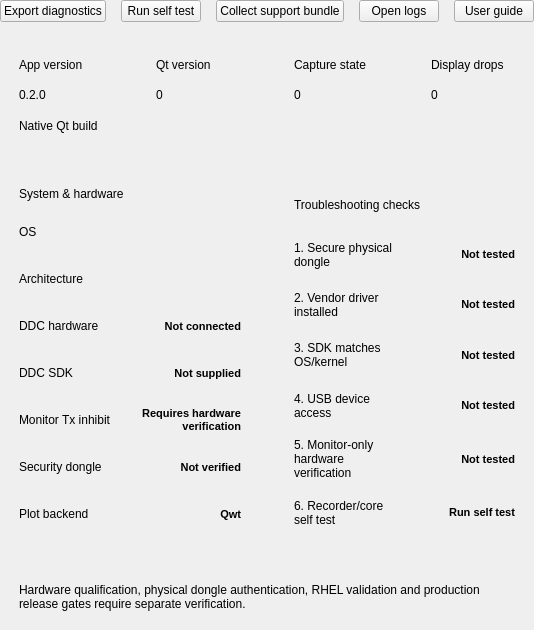
<?xml version="1.0" encoding="UTF-8"?>
<ui version="4.0">
 <class>DiagnosticsPage</class>
 <widget class="QWidget" name="DiagnosticsPage">
  <layout class="QVBoxLayout" name="bodyLayout">
   <property name="leftMargin">
    <number>0</number>
   </property>
   <property name="topMargin">
    <number>0</number>
   </property>
   <property name="rightMargin">
    <number>0</number>
   </property>
   <property name="bottomMargin">
    <number>0</number>
   </property>
   <property name="spacing">
    <number>15</number>
   </property>
   <item>
    <widget class="QWidget" name="actionBar">
     <layout class="QHBoxLayout" name="actionBarLayout">
      <property name="leftMargin">
       <number>0</number>
      </property>
      <property name="topMargin">
       <number>0</number>
      </property>
      <property name="rightMargin">
       <number>0</number>
      </property>
      <property name="bottomMargin">
       <number>0</number>
      </property>
      <property name="spacing">
       <number>15</number>
      </property>
      <item>
       <widget class="QPushButton" name="exportDiagnosticsButton">
        <property name="text">
         <string>Export diagnostics</string>
        </property>
       </widget>
      </item>
      <item>
       <widget class="QPushButton" name="selfTestButton">
        <property name="text">
         <string>Run self test</string>
        </property>
        <property name="primary" stdset="0">
         <bool>true</bool>
        </property>
       </widget>
      </item>
      <item><widget class="QPushButton" name="collectBundleButton"><property name="text"><string>Collect support bundle</string></property></widget></item>
      <item><widget class="QPushButton" name="openLogsButton"><property name="text"><string>Open logs</string></property></widget></item>
      <item><widget class="QPushButton" name="openGuideButton"><property name="text"><string>User guide</string></property></widget></item>
     </layout>
    </widget>
   </item>
   <item>
    <widget class="QWidget" name="diagnosticMetrics">
     <layout class="QHBoxLayout" name="diagnosticMetricsLayout">
      <property name="leftMargin">
       <number>0</number>
      </property>
      <property name="topMargin">
       <number>0</number>
      </property>
      <property name="rightMargin">
       <number>0</number>
      </property>
      <property name="bottomMargin">
       <number>0</number>
      </property>
      <property name="spacing">
       <number>15</number>
      </property>
      <item>
       <widget class="QFrame" name="versionCard">
        <property name="card" stdset="0">
         <bool>true</bool>
        </property>
        <layout class="QVBoxLayout" name="versionCardLayout">
         <property name="leftMargin">
          <number>19</number>
         </property>
         <property name="topMargin">
          <number>16</number>
         </property>
         <property name="rightMargin">
          <number>19</number>
         </property>
         <property name="bottomMargin">
          <number>16</number>
         </property>
         <property name="spacing">
          <number>7</number>
         </property>
         <item>
          <widget class="QLabel" name="versionCaption">
           <property name="text">
            <string>App version</string>
           </property>
           <property name="wordWrap">
            <bool>false</bool>
           </property>
           <property name="tone" stdset="0">
            <string>muted</string>
           </property>
          </widget>
         </item>
         <item>
          <widget class="QLabel" name="version">
           <property name="text">
            <string>0.2.0</string>
           </property>
           <property name="wordWrap">
            <bool>false</bool>
           </property>
           <property name="tone" stdset="0">
            <string>metric</string>
           </property>
          </widget>
         </item>
         <item>
          <widget class="QLabel" name="versionHint">
           <property name="text">
            <string>Native Qt build</string>
           </property>
           <property name="wordWrap">
            <bool>false</bool>
           </property>
           <property name="tone" stdset="0">
            <string>muted</string>
           </property>
          </widget>
         </item>
        </layout>
        <property name="minimumSize">
         <size>
          <width>0</width>
          <height>116</height>
         </size>
        </property>
        <property name="maximumSize">
         <size>
          <width>16777215</width>
          <height>116</height>
         </size>
        </property>
       </widget>
      </item>
      <item>
       <widget class="QFrame" name="qtCard">
        <property name="card" stdset="0">
         <bool>true</bool>
        </property>
        <layout class="QVBoxLayout" name="qtCardLayout">
         <property name="leftMargin">
          <number>19</number>
         </property>
         <property name="topMargin">
          <number>16</number>
         </property>
         <property name="rightMargin">
          <number>19</number>
         </property>
         <property name="bottomMargin">
          <number>16</number>
         </property>
         <property name="spacing">
          <number>7</number>
         </property>
         <item>
          <widget class="QLabel" name="qtCaption">
           <property name="text">
            <string>Qt version</string>
           </property>
           <property name="wordWrap">
            <bool>false</bool>
           </property>
           <property name="tone" stdset="0">
            <string>muted</string>
           </property>
          </widget>
         </item>
         <item>
          <widget class="QLabel" name="qt">
           <property name="text">
            <string>0</string>
           </property>
           <property name="wordWrap">
            <bool>false</bool>
           </property>
           <property name="tone" stdset="0">
            <string>metric</string>
           </property>
          </widget>
         </item>
         <item>
          <widget class="QLabel" name="qtHint">
           <property name="text">
            <string />
           </property>
           <property name="wordWrap">
            <bool>false</bool>
           </property>
           <property name="tone" stdset="0">
            <string>muted</string>
           </property>
          </widget>
         </item>
        </layout>
        <property name="minimumSize">
         <size>
          <width>0</width>
          <height>116</height>
         </size>
        </property>
        <property name="maximumSize">
         <size>
          <width>16777215</width>
          <height>116</height>
         </size>
        </property>
       </widget>
      </item>
      <item>
       <widget class="QFrame" name="captureStateCard">
        <property name="card" stdset="0">
         <bool>true</bool>
        </property>
        <layout class="QVBoxLayout" name="captureStateCardLayout">
         <property name="leftMargin">
          <number>19</number>
         </property>
         <property name="topMargin">
          <number>16</number>
         </property>
         <property name="rightMargin">
          <number>19</number>
         </property>
         <property name="bottomMargin">
          <number>16</number>
         </property>
         <property name="spacing">
          <number>7</number>
         </property>
         <item>
          <widget class="QLabel" name="captureStateCaption">
           <property name="text">
            <string>Capture state</string>
           </property>
           <property name="wordWrap">
            <bool>false</bool>
           </property>
           <property name="tone" stdset="0">
            <string>muted</string>
           </property>
          </widget>
         </item>
         <item>
          <widget class="QLabel" name="captureState">
           <property name="text">
            <string>0</string>
           </property>
           <property name="wordWrap">
            <bool>false</bool>
           </property>
           <property name="tone" stdset="0">
            <string>metric</string>
           </property>
          </widget>
         </item>
         <item>
          <widget class="QLabel" name="captureStateHint">
           <property name="text">
            <string />
           </property>
           <property name="wordWrap">
            <bool>false</bool>
           </property>
           <property name="tone" stdset="0">
            <string>muted</string>
           </property>
          </widget>
         </item>
        </layout>
        <property name="minimumSize">
         <size>
          <width>0</width>
          <height>116</height>
         </size>
        </property>
        <property name="maximumSize">
         <size>
          <width>16777215</width>
          <height>116</height>
         </size>
        </property>
       </widget>
      </item>
      <item>
       <widget class="QFrame" name="displayDropsCard">
        <property name="card" stdset="0">
         <bool>true</bool>
        </property>
        <layout class="QVBoxLayout" name="displayDropsCardLayout">
         <property name="leftMargin">
          <number>19</number>
         </property>
         <property name="topMargin">
          <number>16</number>
         </property>
         <property name="rightMargin">
          <number>19</number>
         </property>
         <property name="bottomMargin">
          <number>16</number>
         </property>
         <property name="spacing">
          <number>7</number>
         </property>
         <item>
          <widget class="QLabel" name="displayDropsCaption">
           <property name="text">
            <string>Display drops</string>
           </property>
           <property name="wordWrap">
            <bool>false</bool>
           </property>
           <property name="tone" stdset="0">
            <string>muted</string>
           </property>
          </widget>
         </item>
         <item>
          <widget class="QLabel" name="displayDrops">
           <property name="text">
            <string>0</string>
           </property>
           <property name="wordWrap">
            <bool>false</bool>
           </property>
           <property name="tone" stdset="0">
            <string>metric</string>
           </property>
          </widget>
         </item>
         <item>
          <widget class="QLabel" name="displayDropsHint">
           <property name="text">
            <string />
           </property>
           <property name="wordWrap">
            <bool>false</bool>
           </property>
           <property name="tone" stdset="0">
            <string>muted</string>
           </property>
          </widget>
         </item>
        </layout>
        <property name="minimumSize">
         <size>
          <width>0</width>
          <height>116</height>
         </size>
        </property>
        <property name="maximumSize">
         <size>
          <width>16777215</width>
          <height>116</height>
         </size>
        </property>
       </widget>
      </item>
     </layout>
    </widget>
   </item>
   <item>
    <widget class="QWidget" name="diagnosticDetails">
     <layout class="QHBoxLayout" name="diagnosticDetailsLayout">
      <property name="leftMargin">
       <number>0</number>
      </property>
      <property name="topMargin">
       <number>0</number>
      </property>
      <property name="rightMargin">
       <number>0</number>
      </property>
      <property name="bottomMargin">
       <number>0</number>
      </property>
      <property name="spacing">
       <number>15</number>
      </property>
      <item>
       <widget class="QFrame" name="system">
        <property name="card" stdset="0">
         <bool>true</bool>
        </property>
        <layout class="QVBoxLayout" name="systemLayout">
         <property name="leftMargin">
          <number>19</number>
         </property>
         <property name="topMargin">
          <number>19</number>
         </property>
         <property name="rightMargin">
          <number>19</number>
         </property>
         <property name="bottomMargin">
          <number>19</number>
         </property>
         <property name="spacing">
          <number>15</number>
         </property>
         <item>
          <widget class="QLabel" name="systemTitle">
           <property name="text">
            <string>System &amp; hardware</string>
           </property>
           <property name="wordWrap">
            <bool>true</bool>
           </property>
           <property name="tone" stdset="0">
            <string>cardtitle</string>
           </property>
          </widget>
         </item>
         <item>
          <widget class="QWidget" name="osRow">
           <layout class="QHBoxLayout" name="osRowLayout" stretch="1,1">
            <property name="leftMargin">
             <number>0</number>
            </property>
            <property name="topMargin">
             <number>0</number>
            </property>
            <property name="rightMargin">
             <number>0</number>
            </property>
            <property name="bottomMargin">
             <number>0</number>
            </property>
            <property name="spacing">
             <number>15</number>
            </property>
            <item>
             <widget class="QLabel" name="osKey">
              <property name="text">
               <string>OS</string>
              </property>
              <property name="wordWrap">
               <bool>true</bool>
              </property>
              <property name="tone" stdset="0">
               <string>muted</string>
              </property>
             </widget>
            </item>
            <item>
             <widget class="QLabel" name="os">
              <property name="text">
               <string />
              </property>
              <property name="wordWrap">
               <bool>true</bool>
              </property>
              <property name="alignment">
               <set>Qt::AlignRight|Qt::AlignVCenter</set>
              </property>
              <property name="styleSheet">
               <string>font-weight:600;font-size:11px;</string>
              </property>
             </widget>
            </item>
           </layout>
           <property name="minimumSize">
            <size>
             <width>0</width>
             <height>32</height>
            </size>
           </property>
           <property name="toolTip">
            <string>OS</string>
           </property>
          </widget>
         </item>
         <item>
          <widget class="QWidget" name="architectureRow">
           <layout class="QHBoxLayout" name="architectureRowLayout" stretch="1,1">
            <property name="leftMargin">
             <number>0</number>
            </property>
            <property name="topMargin">
             <number>0</number>
            </property>
            <property name="rightMargin">
             <number>0</number>
            </property>
            <property name="bottomMargin">
             <number>0</number>
            </property>
            <property name="spacing">
             <number>15</number>
            </property>
            <item>
             <widget class="QLabel" name="architectureKey">
              <property name="text">
               <string>Architecture</string>
              </property>
              <property name="wordWrap">
               <bool>true</bool>
              </property>
              <property name="tone" stdset="0">
               <string>muted</string>
              </property>
             </widget>
            </item>
            <item>
             <widget class="QLabel" name="architecture">
              <property name="text">
               <string />
              </property>
              <property name="wordWrap">
               <bool>true</bool>
              </property>
              <property name="alignment">
               <set>Qt::AlignRight|Qt::AlignVCenter</set>
              </property>
              <property name="styleSheet">
               <string>font-weight:600;font-size:11px;</string>
              </property>
             </widget>
            </item>
           </layout>
           <property name="minimumSize">
            <size>
             <width>0</width>
             <height>32</height>
            </size>
           </property>
           <property name="toolTip">
            <string>Architecture</string>
           </property>
          </widget>
         </item>
         <item>
          <widget class="QWidget" name="hardwareRow">
           <layout class="QHBoxLayout" name="hardwareRowLayout" stretch="1,1">
            <property name="leftMargin">
             <number>0</number>
            </property>
            <property name="topMargin">
             <number>0</number>
            </property>
            <property name="rightMargin">
             <number>0</number>
            </property>
            <property name="bottomMargin">
             <number>0</number>
            </property>
            <property name="spacing">
             <number>15</number>
            </property>
            <item>
             <widget class="QLabel" name="hardwareKey">
              <property name="text">
               <string>DDC hardware</string>
              </property>
              <property name="wordWrap">
               <bool>true</bool>
              </property>
              <property name="tone" stdset="0">
               <string>muted</string>
              </property>
             </widget>
            </item>
            <item>
             <widget class="QLabel" name="hardware">
              <property name="text">
               <string>Not connected</string>
              </property>
              <property name="wordWrap">
               <bool>true</bool>
              </property>
              <property name="alignment">
               <set>Qt::AlignRight|Qt::AlignVCenter</set>
              </property>
              <property name="styleSheet">
               <string>font-weight:600;font-size:11px;</string>
              </property>
             </widget>
            </item>
           </layout>
           <property name="minimumSize">
            <size>
             <width>0</width>
             <height>32</height>
            </size>
           </property>
           <property name="toolTip">
            <string>DDC hardware</string>
           </property>
          </widget>
         </item>
         <item>
          <widget class="QWidget" name="sdkRow">
           <layout class="QHBoxLayout" name="sdkRowLayout" stretch="1,1">
            <property name="leftMargin">
             <number>0</number>
            </property>
            <property name="topMargin">
             <number>0</number>
            </property>
            <property name="rightMargin">
             <number>0</number>
            </property>
            <property name="bottomMargin">
             <number>0</number>
            </property>
            <property name="spacing">
             <number>15</number>
            </property>
            <item>
             <widget class="QLabel" name="sdkKey">
              <property name="text">
               <string>DDC SDK</string>
              </property>
              <property name="wordWrap">
               <bool>true</bool>
              </property>
              <property name="tone" stdset="0">
               <string>muted</string>
              </property>
             </widget>
            </item>
            <item>
             <widget class="QLabel" name="sdk">
              <property name="text">
               <string>Not supplied</string>
              </property>
              <property name="wordWrap">
               <bool>true</bool>
              </property>
              <property name="alignment">
               <set>Qt::AlignRight|Qt::AlignVCenter</set>
              </property>
              <property name="styleSheet">
               <string>font-weight:600;font-size:11px;</string>
              </property>
             </widget>
            </item>
           </layout>
           <property name="minimumSize">
            <size>
             <width>0</width>
             <height>32</height>
            </size>
           </property>
           <property name="toolTip">
            <string>DDC SDK</string>
           </property>
          </widget>
         </item>
         <item>
          <widget class="QWidget" name="inhibitRow">
           <layout class="QHBoxLayout" name="inhibitRowLayout" stretch="1,1">
            <property name="leftMargin">
             <number>0</number>
            </property>
            <property name="topMargin">
             <number>0</number>
            </property>
            <property name="rightMargin">
             <number>0</number>
            </property>
            <property name="bottomMargin">
             <number>0</number>
            </property>
            <property name="spacing">
             <number>15</number>
            </property>
            <item>
             <widget class="QLabel" name="inhibitKey">
              <property name="text">
               <string>Monitor Tx inhibit</string>
              </property>
              <property name="wordWrap">
               <bool>true</bool>
              </property>
              <property name="tone" stdset="0">
               <string>muted</string>
              </property>
             </widget>
            </item>
            <item>
             <widget class="QLabel" name="inhibit">
              <property name="text">
               <string>Requires hardware verification</string>
              </property>
              <property name="wordWrap">
               <bool>true</bool>
              </property>
              <property name="alignment">
               <set>Qt::AlignRight|Qt::AlignVCenter</set>
              </property>
              <property name="styleSheet">
               <string>font-weight:600;font-size:11px;</string>
              </property>
             </widget>
            </item>
           </layout>
           <property name="minimumSize">
            <size>
             <width>0</width>
             <height>32</height>
            </size>
           </property>
           <property name="toolTip">
            <string>Monitor Tx inhibit</string>
           </property>
          </widget>
         </item>
         <item>
          <widget class="QWidget" name="keyRow">
           <layout class="QHBoxLayout" name="keyRowLayout" stretch="1,1">
            <property name="leftMargin">
             <number>0</number>
            </property>
            <property name="topMargin">
             <number>0</number>
            </property>
            <property name="rightMargin">
             <number>0</number>
            </property>
            <property name="bottomMargin">
             <number>0</number>
            </property>
            <property name="spacing">
             <number>15</number>
            </property>
            <item>
             <widget class="QLabel" name="keyKey">
              <property name="text">
               <string>Security dongle</string>
              </property>
              <property name="wordWrap">
               <bool>true</bool>
              </property>
              <property name="tone" stdset="0">
               <string>muted</string>
              </property>
             </widget>
            </item>
            <item>
             <widget class="QLabel" name="key">
              <property name="text">
               <string>Not verified</string>
              </property>
              <property name="wordWrap">
               <bool>true</bool>
              </property>
              <property name="alignment">
               <set>Qt::AlignRight|Qt::AlignVCenter</set>
              </property>
              <property name="styleSheet">
               <string>font-weight:600;font-size:11px;</string>
              </property>
             </widget>
            </item>
           </layout>
           <property name="minimumSize">
            <size>
             <width>0</width>
             <height>32</height>
            </size>
           </property>
           <property name="toolTip">
            <string>Security dongle</string>
           </property>
          </widget>
         </item>
         <item>
          <widget class="QWidget" name="plotBackendRow">
           <layout class="QHBoxLayout" name="plotBackendRowLayout" stretch="1,1">
            <property name="leftMargin">
             <number>0</number>
            </property>
            <property name="topMargin">
             <number>0</number>
            </property>
            <property name="rightMargin">
             <number>0</number>
            </property>
            <property name="bottomMargin">
             <number>0</number>
            </property>
            <property name="spacing">
             <number>15</number>
            </property>
            <item>
             <widget class="QLabel" name="plotBackendKey">
              <property name="text">
               <string>Plot backend</string>
              </property>
              <property name="wordWrap">
               <bool>true</bool>
              </property>
              <property name="tone" stdset="0">
               <string>muted</string>
              </property>
             </widget>
            </item>
            <item>
             <widget class="QLabel" name="plotBackend">
              <property name="text">
               <string>Qwt</string>
              </property>
              <property name="wordWrap">
               <bool>true</bool>
              </property>
              <property name="alignment">
               <set>Qt::AlignRight|Qt::AlignVCenter</set>
              </property>
              <property name="styleSheet">
               <string>font-weight:600;font-size:11px;</string>
              </property>
             </widget>
            </item>
           </layout>
           <property name="minimumSize">
            <size>
             <width>0</width>
             <height>32</height>
            </size>
           </property>
           <property name="toolTip">
            <string>Plot backend</string>
           </property>
          </widget>
         </item>
        </layout>
       </widget>
      </item>
      <item>
       <widget class="QFrame" name="checks">
        <property name="card" stdset="0">
         <bool>true</bool>
        </property>
        <layout class="QVBoxLayout" name="checksLayout">
         <property name="leftMargin">
          <number>19</number>
         </property>
         <property name="topMargin">
          <number>19</number>
         </property>
         <property name="rightMargin">
          <number>19</number>
         </property>
         <property name="bottomMargin">
          <number>19</number>
         </property>
         <property name="spacing">
          <number>15</number>
         </property>
         <item>
          <widget class="QLabel" name="checksTitle">
           <property name="text">
            <string>Troubleshooting checks</string>
           </property>
           <property name="wordWrap">
            <bool>true</bool>
           </property>
           <property name="tone" stdset="0">
            <string>cardtitle</string>
           </property>
          </widget>
         </item>
         <item>
          <widget class="QWidget" name="physicalKeyRow">
           <layout class="QHBoxLayout" name="physicalKeyRowLayout" stretch="1,1">
            <property name="leftMargin">
             <number>0</number>
            </property>
            <property name="topMargin">
             <number>0</number>
            </property>
            <property name="rightMargin">
             <number>0</number>
            </property>
            <property name="bottomMargin">
             <number>0</number>
            </property>
            <property name="spacing">
             <number>15</number>
            </property>
            <item>
             <widget class="QLabel" name="physicalKeyKey">
              <property name="text">
               <string>1. Secure physical dongle</string>
              </property>
              <property name="wordWrap">
               <bool>true</bool>
              </property>
              <property name="tone" stdset="0">
               <string>muted</string>
              </property>
             </widget>
            </item>
            <item>
             <widget class="QLabel" name="physicalKey">
              <property name="text">
               <string>Not tested</string>
              </property>
              <property name="wordWrap">
               <bool>true</bool>
              </property>
              <property name="alignment">
               <set>Qt::AlignRight|Qt::AlignVCenter</set>
              </property>
              <property name="styleSheet">
               <string>font-weight:600;font-size:11px;</string>
              </property>
             </widget>
            </item>
           </layout>
           <property name="minimumSize">
            <size>
             <width>0</width>
             <height>32</height>
            </size>
           </property>
           <property name="toolTip">
            <string>1. Secure physical dongle</string>
           </property>
          </widget>
         </item>
         <item>
          <widget class="QWidget" name="driverRow">
           <layout class="QHBoxLayout" name="driverRowLayout" stretch="1,1">
            <property name="leftMargin">
             <number>0</number>
            </property>
            <property name="topMargin">
             <number>0</number>
            </property>
            <property name="rightMargin">
             <number>0</number>
            </property>
            <property name="bottomMargin">
             <number>0</number>
            </property>
            <property name="spacing">
             <number>15</number>
            </property>
            <item>
             <widget class="QLabel" name="driverKey">
              <property name="text">
               <string>2. Vendor driver installed</string>
              </property>
              <property name="wordWrap">
               <bool>true</bool>
              </property>
              <property name="tone" stdset="0">
               <string>muted</string>
              </property>
             </widget>
            </item>
            <item>
             <widget class="QLabel" name="driver">
              <property name="text">
               <string>Not tested</string>
              </property>
              <property name="wordWrap">
               <bool>true</bool>
              </property>
              <property name="alignment">
               <set>Qt::AlignRight|Qt::AlignVCenter</set>
              </property>
              <property name="styleSheet">
               <string>font-weight:600;font-size:11px;</string>
              </property>
             </widget>
            </item>
           </layout>
           <property name="minimumSize">
            <size>
             <width>0</width>
             <height>32</height>
            </size>
           </property>
           <property name="toolTip">
            <string>2. Vendor driver installed</string>
           </property>
          </widget>
         </item>
         <item>
          <widget class="QWidget" name="kernelRow">
           <layout class="QHBoxLayout" name="kernelRowLayout" stretch="1,1">
            <property name="leftMargin">
             <number>0</number>
            </property>
            <property name="topMargin">
             <number>0</number>
            </property>
            <property name="rightMargin">
             <number>0</number>
            </property>
            <property name="bottomMargin">
             <number>0</number>
            </property>
            <property name="spacing">
             <number>15</number>
            </property>
            <item>
             <widget class="QLabel" name="kernelKey">
              <property name="text">
               <string>3. SDK matches OS/kernel</string>
              </property>
              <property name="wordWrap">
               <bool>true</bool>
              </property>
              <property name="tone" stdset="0">
               <string>muted</string>
              </property>
             </widget>
            </item>
            <item>
             <widget class="QLabel" name="kernel">
              <property name="text">
               <string>Not tested</string>
              </property>
              <property name="wordWrap">
               <bool>true</bool>
              </property>
              <property name="alignment">
               <set>Qt::AlignRight|Qt::AlignVCenter</set>
              </property>
              <property name="styleSheet">
               <string>font-weight:600;font-size:11px;</string>
              </property>
             </widget>
            </item>
           </layout>
           <property name="minimumSize">
            <size>
             <width>0</width>
             <height>32</height>
            </size>
           </property>
           <property name="toolTip">
            <string>3. SDK matches OS/kernel</string>
           </property>
          </widget>
         </item>
         <item>
          <widget class="QWidget" name="usbRow">
           <layout class="QHBoxLayout" name="usbRowLayout" stretch="1,1">
            <property name="leftMargin">
             <number>0</number>
            </property>
            <property name="topMargin">
             <number>0</number>
            </property>
            <property name="rightMargin">
             <number>0</number>
            </property>
            <property name="bottomMargin">
             <number>0</number>
            </property>
            <property name="spacing">
             <number>15</number>
            </property>
            <item>
             <widget class="QLabel" name="usbKey">
              <property name="text">
               <string>4. USB device access</string>
              </property>
              <property name="wordWrap">
               <bool>true</bool>
              </property>
              <property name="tone" stdset="0">
               <string>muted</string>
              </property>
             </widget>
            </item>
            <item>
             <widget class="QLabel" name="usb">
              <property name="text">
               <string>Not tested</string>
              </property>
              <property name="wordWrap">
               <bool>true</bool>
              </property>
              <property name="alignment">
               <set>Qt::AlignRight|Qt::AlignVCenter</set>
              </property>
              <property name="styleSheet">
               <string>font-weight:600;font-size:11px;</string>
              </property>
             </widget>
            </item>
           </layout>
           <property name="minimumSize">
            <size>
             <width>0</width>
             <height>32</height>
            </size>
           </property>
           <property name="toolTip">
            <string>4. USB device access</string>
           </property>
          </widget>
         </item>
         <item>
          <widget class="QWidget" name="monitorRow">
           <layout class="QHBoxLayout" name="monitorRowLayout" stretch="1,1">
            <property name="leftMargin">
             <number>0</number>
            </property>
            <property name="topMargin">
             <number>0</number>
            </property>
            <property name="rightMargin">
             <number>0</number>
            </property>
            <property name="bottomMargin">
             <number>0</number>
            </property>
            <property name="spacing">
             <number>15</number>
            </property>
            <item>
             <widget class="QLabel" name="monitorKey">
              <property name="text">
               <string>5. Monitor-only hardware verification</string>
              </property>
              <property name="wordWrap">
               <bool>true</bool>
              </property>
              <property name="tone" stdset="0">
               <string>muted</string>
              </property>
             </widget>
            </item>
            <item>
             <widget class="QLabel" name="monitor">
              <property name="text">
               <string>Not tested</string>
              </property>
              <property name="wordWrap">
               <bool>true</bool>
              </property>
              <property name="alignment">
               <set>Qt::AlignRight|Qt::AlignVCenter</set>
              </property>
              <property name="styleSheet">
               <string>font-weight:600;font-size:11px;</string>
              </property>
             </widget>
            </item>
           </layout>
           <property name="minimumSize">
            <size>
             <width>0</width>
             <height>32</height>
            </size>
           </property>
           <property name="toolTip">
            <string>5. Monitor-only hardware verification</string>
           </property>
          </widget>
         </item>
         <item>
          <widget class="QWidget" name="selfTestRow">
           <layout class="QHBoxLayout" name="selfTestRowLayout" stretch="1,1">
            <property name="leftMargin">
             <number>0</number>
            </property>
            <property name="topMargin">
             <number>0</number>
            </property>
            <property name="rightMargin">
             <number>0</number>
            </property>
            <property name="bottomMargin">
             <number>0</number>
            </property>
            <property name="spacing">
             <number>15</number>
            </property>
            <item>
             <widget class="QLabel" name="selfTestKey">
              <property name="text">
               <string>6. Recorder/core self test</string>
              </property>
              <property name="wordWrap">
               <bool>true</bool>
              </property>
              <property name="tone" stdset="0">
               <string>muted</string>
              </property>
             </widget>
            </item>
            <item>
             <widget class="QLabel" name="selfTest">
              <property name="text">
               <string>Run self test</string>
              </property>
              <property name="wordWrap">
               <bool>true</bool>
              </property>
              <property name="alignment">
               <set>Qt::AlignRight|Qt::AlignVCenter</set>
              </property>
              <property name="styleSheet">
               <string>font-weight:600;font-size:11px;</string>
              </property>
             </widget>
            </item>
           </layout>
           <property name="minimumSize">
            <size>
             <width>0</width>
             <height>32</height>
            </size>
           </property>
           <property name="toolTip">
            <string>6. Recorder/core self test</string>
           </property>
          </widget>
         </item>
        </layout>
       </widget>
      </item>
     </layout>
    </widget>
   </item>
   <item>
    <widget class="QFrame" name="releaseNotice">
     <property name="card" stdset="0">
      <bool>true</bool>
     </property>
     <layout class="QVBoxLayout" name="releaseNoticeLayout">
      <property name="leftMargin">
       <number>19</number>
      </property>
      <property name="topMargin">
       <number>19</number>
      </property>
      <property name="rightMargin">
       <number>19</number>
      </property>
      <property name="bottomMargin">
       <number>19</number>
      </property>
      <property name="spacing">
       <number>15</number>
      </property>
      <item>
       <widget class="QLabel" name="releaseText">
        <property name="text">
         <string>Hardware qualification, physical dongle authentication, RHEL validation and production release gates require separate verification.</string>
        </property>
        <property name="wordWrap">
         <bool>true</bool>
        </property>
        <property name="tone" stdset="0">
         <string>notice</string>
        </property>
       </widget>
      </item>
     </layout>
    </widget>
   </item>
  </layout>
 </widget>
 <resources />
 <connections />
</ui>
